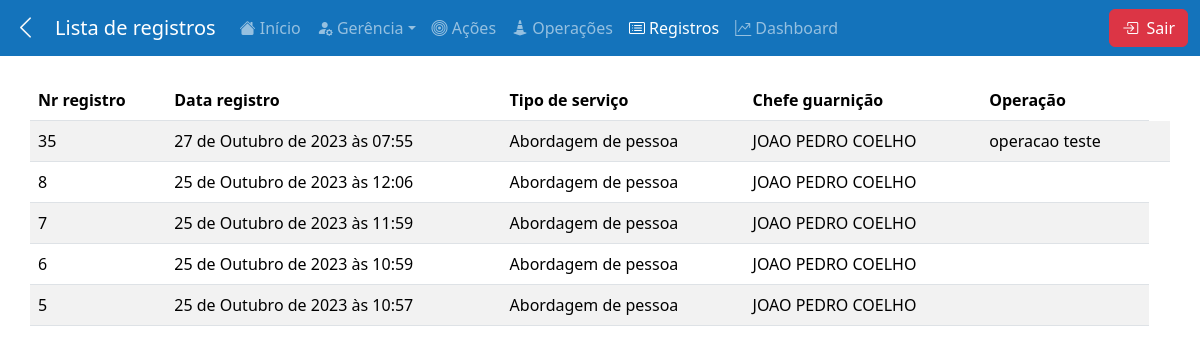
Screenshot of /registros/ (signed in) with the database file from the repository.
### mainApp/models.py (models this page shows, shortened)
class ModelRegistrosAbordagem(models.Model):
    nro_registro = models.AutoField(primary_key=True, unique=True, db_index=True, serialize=True)
    data_registro = models.DateTimeField(auto_now_add=True)
    id_usuario_registro = models.ForeignKey(User, on_delete=models.CASCADE)
    data_manutencao = models.DateTimeField(auto_now=True)
    chefe_guarnicao = models.IntegerField(null=False,blank=False)
    id_tipo_abordagem = models.IntegerField(null=False,blank=False)
    operacao = models.IntegerField(null=True,blank=False)
    class Meta:
        db_table = 'registros_abordagem'

class ModelUsuarios(models.Model):
    id = models.AutoField(primary_key=True, unique=True, db_index=True, serialize=True)
    name = models.CharField(max_length=200, blank=False, null=False)
    instituicao = models.CharField(max_length=100, blank=False, null=False)
    funcional = models.IntegerField(blank=False, null=False)
    chefe = models.BooleanField(blank=False, null=False)
    data_registro = models.DateTimeField(auto_now_add=True)
    data_manutencao = models.DateTimeField(auto_now=True)
    id_usuario_django = models.ForeignKey(User, on_delete=models.CASCADE)
    class Meta:
        db_table = 'usuarios'

class ModelOperacoes(models.Model):
    nome = models.CharField(max_length=200, blank=False, null=False)
    data_inicio = models.DateTimeField(null=False, blank=False)
    data_fim = models.DateTimeField(null=True)
    municipio = models.CharField(max_length=200,blank=False, null=False)
    bairro = models.CharField(max_length=200,blank=False, null=False)
    comandante = models.CharField(max_length=200,blank=False, null=False)
    data_registro = models.DateTimeField(auto_now_add=True)
    data_manutencao = models.DateTimeField(auto_now=True)
    class Meta:
        db_table = 'operacoes'

### mainApp/views.py (the view)
# urls.py: path('registros/', views.registros, name='registros'),
@login_required
def registros(request):
    parametro_page = request.GET.get('page','1')
    parametro_limit = request.GET.get('limit','15')
    if not(parametro_limit.isdigit() and int(parametro_limit)>0):
        parametro_limit = '15'
    Registros = ModelRegistrosAbordagem.objects.filter(id_usuario_registro=request.user.id).order_by('-data_registro')
    busca = request.GET.get('busca')
    if busca:
        Registros = ModelRegistrosAbordagem.objects.filter(Q(nro_registro__icontains=busca)|Q(tipo_servico__icontains=busca)).order_by('-data_registro')
    else:
        Registros = ModelRegistrosAbordagem.objects.filter(id_usuario_registro=request.user.id).order_by('-data_registro')
    ocorrencias_paginator = Paginator(Registros,parametro_limit)
    try:
        page = ocorrencias_paginator.page(parametro_page)
    except (EmptyPage, PageNotAnInteger):
        page = ocorrencias_paginator.page(1)
    operacoes = ModelOperacoes.objects.all()
    chefes = ModelUsuarios.objects.all()
    context = {
        'quantidade_por_pagina': ['10','15','25','50','100'],
        'limitp': parametro_limit,
        'registro': page,
        'operacao': operacoes,
        'chefes':chefes
    }
    return render(request, 'registros.html',context)

### mainApp/templates/registros.html (shortened to what this page needs)
{% extends "base.html" %}
{% load static %}
{% block css%}
<link rel="stylesheet" href="{% static 'css/registros.css' %}">
{% endblock %}
{% block content %}
{% include "includes/header.html" with nav_title="Lista de registros" back=True %}
<main class="container">
    <div class="row pt-4">
        <table class="table table-striped" id="tabela_registros">
            <thead>
              <tr>
                <th scope="col">Nr registro</th>
                <th scope="col">Data registro</th>
                <th scope="col">Tipo de serviço</th>
                <th scope="col">Chefe guarnição</th>
                <th scope="col">Operação</th>
              </tr>
            </thead>
            <tbody>
                {% for ocorrencia in registro%}
                    <tr onclick="window.location.href='{{ocorrencia.nro_registro}}/'">
                        <td>{{ocorrencia.nro_registro}}</td>
                        <td>{{ocorrencia.data_registro}}</td>
                        {% if ocorrencia.id_tipo_abordagem == 1%}
                            <td>Abordagem de pessoa</td>
                        {% elif ocorrencia.id_tipo_abordagem == 2 %}
                            <td>Abordagem Veicular</td>
                        {% else %}
                            <td>Fiscalizacao de estabelecimento</td>
                        {% endif %}
                         {% if ocorrencia.chefe_guarnicao %}
                            {% for chefe in chefes%}
                                {% if chefe.id == ocorrencia.chefe_guarnicao %}
                                    <td>{{chefe.name}}</td>
                                {% endif %}
                            {% endfor %}
                        {% endif %}
                        {% if ocorrencia.operacao %}
                            {% for operacao in operacao%}
                                {% if operacao.id == ocorrencia.operacao %}
                                    <td>{{operacao.nome}}</td>
                                {% endif %}
                            {% endfor %}
                        {% endif %}
                        <td class="icon">
                        </td>
                    </tr>
                {%endfor%}
            </tbody>
        </table>
    </div>
</main>
{% endblock %}

### statics/css/registros.css (style rules this page uses)
#tabela_registros tr { cursor: pointer; }

### rows the page displays
ModelRegistrosAbordagem: nro_registro "35", data_registro "27 de Outubro de 2023 às 07:55", id_tipo_abordagem "Abordagem de pessoa"
ModelUsuarios: name "JOAO PEDRO COELHO"
ModelOperacoes: nome "operacao teste"
ModelRegistrosAbordagem: nro_registro "8", data_registro "25 de Outubro de 2023 às 12:06", id_tipo_abordagem "Abordagem de pessoa"
ModelRegistrosAbordagem: nro_registro "7", data_registro "25 de Outubro de 2023 às 11:59", id_tipo_abordagem "Abordagem de pessoa"
ModelRegistrosAbordagem: nro_registro "6", data_registro "25 de Outubro de 2023 às 10:59", id_tipo_abordagem "Abordagem de pessoa"
ModelRegistrosAbordagem: nro_registro "5", data_registro "25 de Outubro de 2023 às 10:57", id_tipo_abordagem "Abordagem de pessoa"

### other values shown
{{ nav_title }} "Lista de registros"
